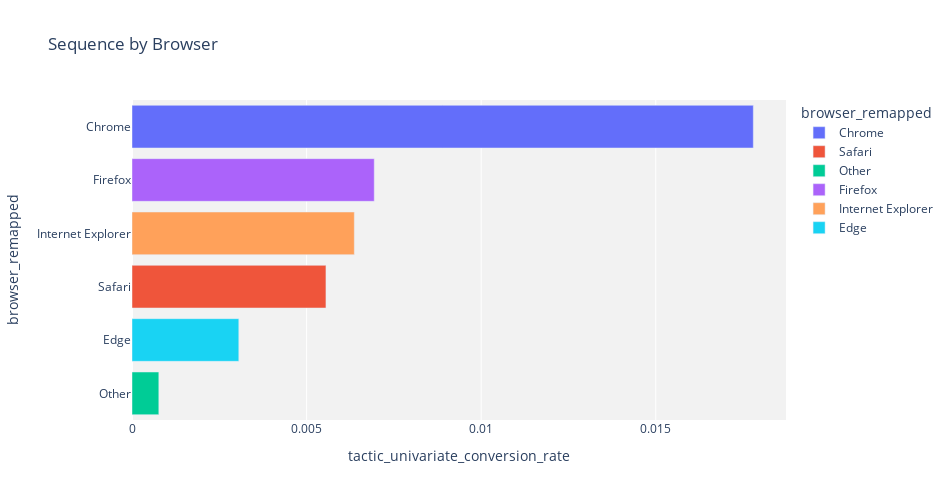

Notebook source saved alongside this figure:
### Markdown cell above
**What are conversion rates by browser (Chrome, Safari, etc.)?**

### Code cell
## use visualization package to make a bar chart

bar_fig = px.bar(results_df
                 ,x='tactic_univariate_conversion_rate'
                 ,y='browser_remapped'
                 ,title='Sequence by Browser'
                 ,color='browser_remapped'
                 )

bar_fig.update_layout(width=950
                      ,height=500
                      ,yaxis={'categoryorder': 'total ascending'}
                      ,plot_bgcolor='#f2f2f2') 

bar_fig.show()

### Figure 1 — Plotly figure (JSON) as saved in the notebook; plotly's stock layout.template omitted (floating-point values rounded to 4 significant figures)
{"data": [{"alignmentgroup": "True", "hovertemplate": "browser_remapped=%{y}<br>tactic_univariate_conversion_rate=%{x}<extra></extra>", "legendgroup": "Chrome", "marker": {"color": "#636efa", "pattern": {"shape": ""}}, "name": "Chrome", "offsetgroup": "Chrome", "orientation": "h", "showlegend": true, "textposition": "auto", "type": "bar", "x": [0.01779], "xaxis": "x", "y": ["Chrome"], "yaxis": "y"}, {"alignmentgroup": "True", "hovertemplate": "browser_remapped=%{y}<br>tactic_univariate_conversion_rate=%{x}<extra></extra>", "legendgroup": "Safari", "marker": {"color": "#EF553B", "pattern": {"shape": ""}}, "name": "Safari", "offsetgroup": "Safari", "orientation": "h", "showlegend": true, "textposition": "auto", "type": "bar", "x": [0.005554], "xaxis": "x", "y": ["Safari"], "yaxis": "y"}, {"alignmentgroup": "True", "hovertemplate": "browser_remapped=%{y}<br>tactic_univariate_conversion_rate=%{x}<extra></extra>", "legendgroup": "Other", "marker": {"color": "#00cc96", "pattern": {"shape": ""}}, "name": "Other", "offsetgroup": "Other", "orientation": "h", "showlegend": true, "textposition": "auto", "type": "bar", "x": [0.0007679], "xaxis": "x", "y": ["Other"], "yaxis": "y"}, {"alignmentgroup": "True", "hovertemplate": "browser_remapped=%{y}<br>tactic_univariate_conversion_rate=%{x}<extra></extra>", "legendgroup": "Firefox", "marker": {"color": "#ab63fa", "pattern": {"shape": ""}}, "name": "Firefox", "offsetgroup": "Firefox", "orientation": "h", "showlegend": true, "textposition": "auto", "type": "bar", "x": [0.006937], "xaxis": "x", "y": ["Firefox"], "yaxis": "y"}, {"alignmentgroup": "True", "hovertemplate": "browser_remapped=%{y}<br>tactic_univariate_conversion_rate=%{x}<extra></extra>", "legendgroup": "Internet Explorer", "marker": {"color": "#FFA15A", "pattern": {"shape": ""}}, "name": "Internet Explorer", "offsetgroup": "Internet Explorer", "orientation": "h", "showlegend": true, "textposition": "auto", "type": "bar", "x": [0.006367], "xaxis": "x", "y": ["Internet Explorer"], "yaxis": "y"}, {"alignmentgroup": "True", "hovertemplate": "browser_remapped=%{y}<br>tactic_univariate_conversion_rate=%{x}<extra></extra>", "legendgroup": "Edge", "marker": {"color": "#19d3f3", "pattern": {"shape": ""}}, "name": "Edge", "offsetgroup": "Edge", "orientation": "h", "showlegend": true, "textposition": "auto", "type": "bar", "x": [0.003058], "xaxis": "x", "y": ["Edge"], "yaxis": "y"}], "layout": {"barmode": "relative", "height": 500, "legend": {"title": {"text": "browser_remapped"}, "tracegroupgap": 0}, "plot_bgcolor": "#f2f2f2", "title": {"text": "Sequence by Browser"}, "width": 950, "xaxis": {"anchor": "y", "domain": [0, 1], "title": {"text": "tactic_univariate_conversion_rate"}}, "yaxis": {"anchor": "x", "categoryarray": ["Edge", "Internet Explorer", "Firefox", "Other", "Safari", "Chrome"], "categoryorder": "total ascending", "domain": [0, 1], "title": {"text": "browser_remapped"}}}}
